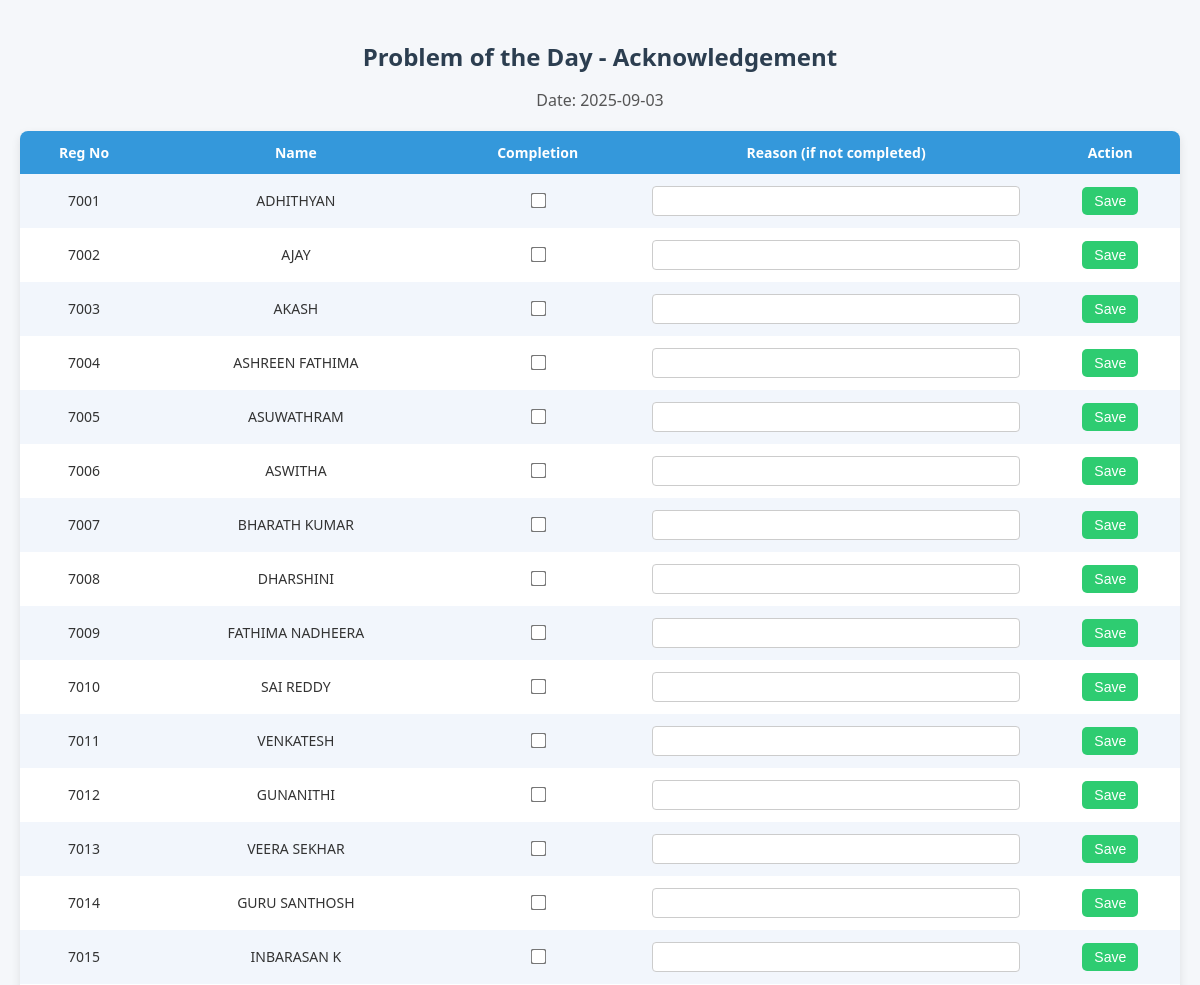
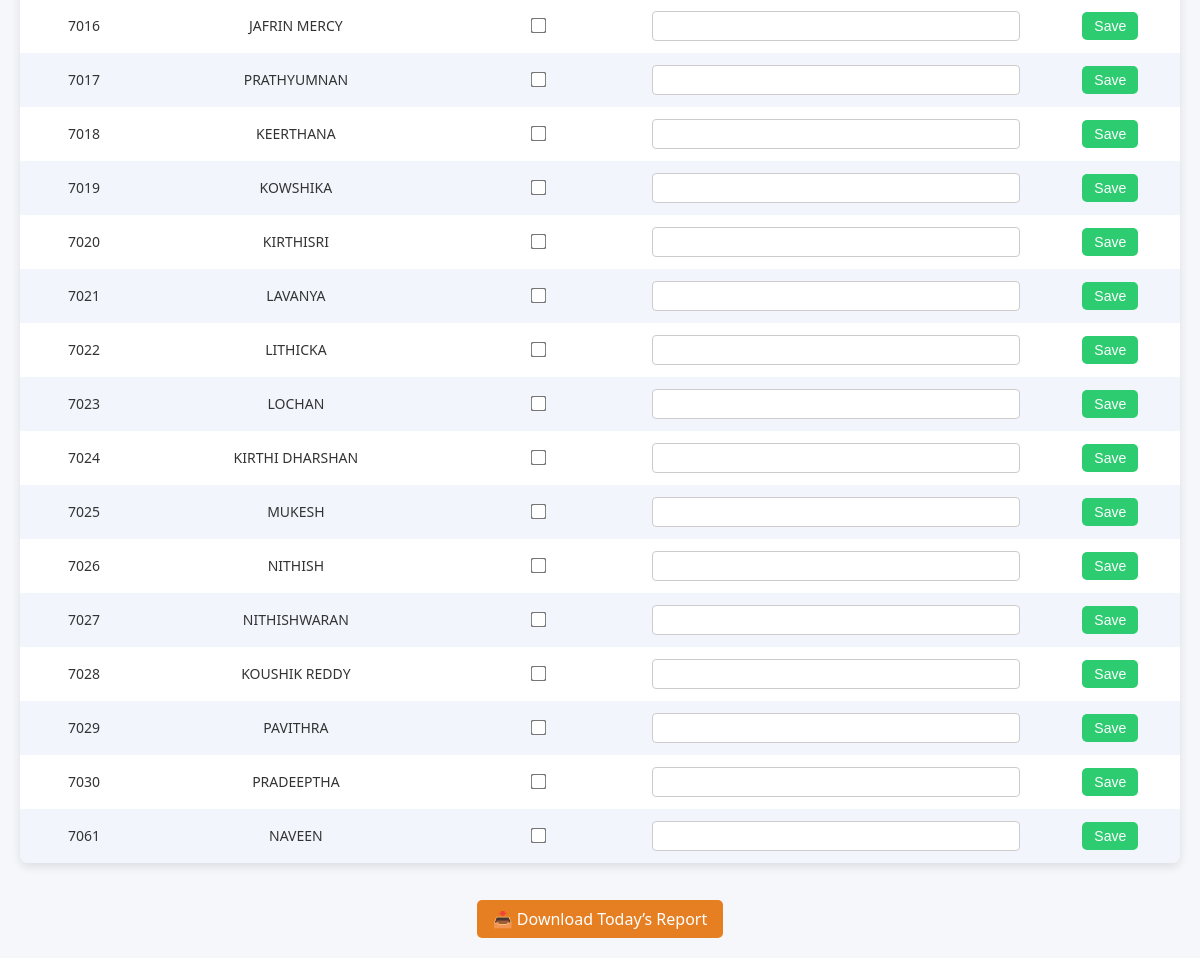
The page / on the database its author committed (2 pictures, top to bottom).
### tables this page shows
CREATE TABLE students (
                        id INTEGER PRIMARY KEY AUTOINCREMENT,
                        name TEXT NOT NULL,
                        reg_no TEXT UNIQUE NOT NULL);

### app.py (the view, shortened to what this page needs)
@app.route("/", methods=["GET", "POST"])
def index():
    today = str(date.today())
    with sqlite3.connect(DB_NAME) as conn:
        c = conn.cursor()
        c.execute("""SELECT s.id, s.reg_no, s.name,
                     COALESCE(a.status, 'Not Completed'),
                     COALESCE(a.reason, '')
                     FROM students s
                     LEFT JOIN acknowledgements a
                     ON s.id = a.student_id AND a.ack_date=?""", (today,))
        students = c.fetchall()
    return render_template("index.html", students=students, today=today)

### templates/index.html (shortened to what this page needs)
<!DOCTYPE html>
<html>
<head>
</head>
<body>
    <h2>Problem of the Day - Acknowledgement</h2>
    <p>Date: {{ today }}</p>
    <table border="0">
        <tr>
            <th>Reg No</th>
            <th>Name</th>
            <th>Completion</th>
            <th>Reason (if not completed)</th>
            <th>Action</th>
        </tr>
        {% for s in students %}
        <tr>
            <form method="POST">
                <td data-label="Reg No">{{ s[1] }}</td>
                <td data-label="Name">{{ s[2] }}</td>
                <td data-label="Completion">
                    <input type="checkbox" name="completed" {% if s[3] == "Completed" %}checked{% endif %}>
                </td>
                <td data-label="Reason">
                    <input type="text" name="reason" value="{{ s[4] }}">
                </td>
                <td data-label="Action">
                    <button type="submit">Save</button>
                </td>
            </form>
        </tr>
        {% endfor %}
    </table>
    <br>
    <div style="text-align:center;">
        <a href="/report">📥 Download Today’s Report</a>
    </div>
</body>
</html>

### templates/index.html (style rules this page uses)
body { font-family: 'Segoe UI', Tahoma, Geneva, Verdana, sans-serif; background-color: #f5f7fa; color: #333; margin: 0; padding: 20px; }
h2 { text-align: center; color: #2c3e50; margin-bottom: 5px; }
p { text-align: center; font-size: 16px; color: #555; margin-bottom: 20px; }
table { width: 100%; margin: auto; border-collapse: collapse; background-color: #fff; box-shadow: 0 4px 10px rgba(0,0,0,0.1); border-radius: 8px; overflow: hidden; }
th, td { padding: 12px 8px; text-align: center; font-size: 14px; }
th { background-color: #3498db; color: #fff; font-weight: bold; }
tr:nth-child(even) { background-color: #f2f6fc; }
input[type="text"] { padding: 6px; width: 90%; border: 1px solid #ccc; border-radius: 4px; font-size: 14px; }
input[type="checkbox"] { transform: scale(1.2); cursor: pointer; }
button { background-color: #2ecc71; color: white; border: none; padding: 6px 12px; border-radius: 5px; cursor: pointer; font-size: 14px; transition: background-color 0.3s ease; }
a { display: inline-block; margin-top: 15px; text-decoration: none; background-color: #e67e22; color: white; padding: 8px 16px; border-radius: 5px; transition: background-color 0.3s ease; }
form { margin: 0; }

### rows shown on the page
students: reg_no "7001", name "ADHITHYAN"
students: reg_no "7002", name "AJAY"
students: reg_no "7003", name "AKASH"
students: reg_no "7004", name "ASHREEN FATHIMA"
students: reg_no "7005", name "ASUWATHRAM"
students: reg_no "7006", name "ASWITHA"
students: reg_no "7007", name "BHARATH KUMAR"
students: reg_no "7008", name "DHARSHINI"
students: reg_no "7009", name "FATHIMA NADHEERA"
students: reg_no "7010", name "SAI REDDY"
students: reg_no "7011", name "VENKATESH"
students: reg_no "7012", name "GUNANITHI"
students: reg_no "7013", name "VEERA SEKHAR"
students: reg_no "7014", name "GURU SANTHOSH"
students: reg_no "7015", name "INBARASAN K"
students: reg_no "7016", name "JAFRIN MERCY"
students: reg_no "7017", name "PRATHYUMNAN"
students: reg_no "7018", name "KEERTHANA"
students: reg_no "7019", name "KOWSHIKA"
students: reg_no "7020", name "KIRTHISRI"
students: reg_no "7021", name "LAVANYA"
students: reg_no "7022", name "LITHICKA"
students: reg_no "7023", name "LOCHAN"
students: reg_no "7024", name "KIRTHI DHARSHAN"
students: reg_no "7025", name "MUKESH"
students: reg_no "7026", name "NITHISH"
students: reg_no "7027", name "NITHISHWARAN"
students: reg_no "7028", name "KOUSHIK REDDY"
students: reg_no "7029", name "PAVITHRA"
students: reg_no "7030", name "PRADEEPTHA"
students: reg_no "7061", name "NAVEEN"
